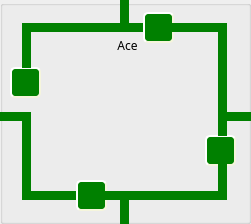
    <widget class="QGroupBox" name="groupBox_3">
     <property name="geometry">
      <rect>
       <x>60</x>
       <y>38</y>
       <width>251</width>
       <height>224</height>
      </rect>
     </property>
     <property name="title">
      <string/>
     </property>
     <widget class="QLabel" name="label_16">
      <property name="geometry">
       <rect>
        <x>100</x>
        <y>35</y>
        <width>55</width>
        <height>21</height>
       </rect>
      </property>
      <property name="font">
       <font>
        <family>Inter UI Medium</family>
       </font>
      </property>
      <property name="text">
       <string>Ace</string>
      </property>
      <property name="alignment">
       <set>Qt::AlignCenter</set>
      </property>
     </widget>
     <widget class="QPushButton" name="pushButton_12">
      <property name="geometry">
       <rect>
        <x>31</x>
        <y>191</y>
        <width>46</width>
        <height>9</height>
       </rect>
      </property>
      <property name="minimumSize">
       <size>
        <width>20</width>
        <height>4</height>
       </size>
      </property>
      <property name="maximumSize">
       <size>
        <width>100</width>
        <height>20</height>
       </size>
      </property>
      <property name="sizeIncrement">
       <size>
        <width>1</width>
        <height>1</height>
       </size>
      </property>
      <property name="styleSheet">
       <string notr="true">#pushButton_12{
background-color: green;
border-style: outset;
}
#pushButton_12:checked{
	background-color: red;
}</string>
      </property>
      <property name="text">
       <string/>
      </property>
      <property name="checkable">
       <bool>true</bool>
      </property>
     </widget>
     <widget class="QLabel" name="label_14">
      <property name="geometry">
       <rect>
        <x>44</x>
        <y>56</y>
        <width>158</width>
        <height>111</height>
       </rect>
      </property>
      <property name="styleSheet">
       <string notr="true">border-image: url(:/img/powSub.jpg);</string>
      </property>
      <property name="text">
       <string/>
      </property>
     </widget>
     <widget class="QPushButton" name="pushButton_8">
      <property name="geometry">
       <rect>
        <x>218</x>
        <y>112</y>
        <width>42</width>
        <height>9</height>
       </rect>
      </property>
      <property name="styleSheet">
       <string notr="true">#pushButton_8{
background-color: green;
border-style: outset;
}
#pushButton_8:checked{
	background-color: red;
}</string>
      </property>
      <property name="text">
       <string/>
      </property>
      <property name="checkable">
       <bool>true</bool>
      </property>
     </widget>
     <widget class="QPushButton" name="pushButton_21">
      <property name="geometry">
       <rect>
        <x>31</x>
        <y>23</y>
        <width>89</width>
        <height>9</height>
       </rect>
      </property>
      <property name="minimumSize">
       <size>
        <width>20</width>
        <height>4</height>
       </size>
      </property>
      <property name="maximumSize">
       <size>
        <width>100</width>
        <height>20</height>
       </size>
      </property>
      <property name="sizeIncrement">
       <size>
        <width>1</width>
        <height>1</height>
       </size>
      </property>
      <property name="styleSheet">
       <string notr="true">#pushButton_21{
background-color: green;
border-style: outset;
}
#pushButton_21:checked{
	background-color: red;
}</string>
      </property>
      <property name="text">
       <string/>
      </property>
      <property name="checkable">
       <bool>true</bool>
      </property>
     </widget>
     <widget class="QPushButton" name="pushButton_31">
      <property name="geometry">
       <rect>
        <x>10</x>
        <y>67</y>
        <width>31</width>
        <height>31</height>
       </rect>
      </property>
      <property name="minimumSize">
       <size>
        <width>31</width>
        <height>31</height>
       </size>
      </property>
      <property name="maximumSize">
       <size>
        <width>31</width>
        <height>31</height>
       </size>
      </property>
      <property name="styleSheet">
       <string notr="true">#pushButton_31{
border-image: url(:/img/relaySPDT.png);
background-color: green;
border-style: outset;
border-radius: 5px;
border-width:2px;
border-color:beige;
font-size:12px;
font-weight:100;
color: white;
max-width:23px;
max-height:23px;
min-width:23px;
min-height:23px;
padding:2px;

}
#pushButton_31:checked{
	background-color: red;
}</string>
      </property>
      <property name="text">
       <string/>
      </property>
      <property name="checkable">
       <bool>true</bool>
      </property>
     </widget>
     <widget class="QPushButton" name="pushButton_13">
      <property name="geometry">
       <rect>
        <x>129</x>
        <y>191</y>
        <width>89</width>
        <height>9</height>
       </rect>
      </property>
      <property name="minimumSize">
       <size>
        <width>26</width>
        <height>4</height>
       </size>
      </property>
      <property name="maximumSize">
       <size>
        <width>300</width>
        <height>40</height>
       </size>
      </property>
      <property name="sizeIncrement">
       <size>
        <width>1</width>
        <height>1</height>
       </size>
      </property>
      <property name="styleSheet">
       <string notr="true">#pushButton_13{
background-color: green;
border-style: outset;
}
#pushButton_13:checked{
	background-color: red;
}</string>
      </property>
      <property name="text">
       <string/>
      </property>
      <property name="checkable">
       <bool>true</bool>
      </property>
     </widget>
     <widget class="QPushButton" name="pushButton_25">
      <property name="geometry">
       <rect>
        <x>129</x>
        <y>23</y>
        <width>15</width>
        <height>9</height>
       </rect>
      </property>
      <property name="minimumSize">
       <size>
        <width>15</width>
        <height>4</height>
       </size>
      </property>
      <property name="maximumSize">
       <size>
        <width>100</width>
        <height>40</height>
       </size>
      </property>
      <property name="sizeIncrement">
       <size>
        <width>1</width>
        <height>1</height>
       </size>
      </property>
      <property name="styleSheet">
       <string notr="true">#pushButton_25{
background-color: green;
border-style: outset;
}
#pushButton_25:checked{
	background-color: red;
}</string>
      </property>
      <property name="text">
       <string/>
      </property>
      <property name="checkable">
       <bool>true</bool>
      </property>
     </widget>
     <widget class="QPushButton" name="pushButton_28">
      <property name="geometry">
       <rect>
        <x>120</x>
        <y>-1</y>
        <width>9</width>
        <height>33</height>
       </rect>
      </property>
      <property name="minimumSize">
       <size>
        <width>1</width>
        <height>1</height>
       </size>
      </property>
      <property name="maximumSize">
       <size>
        <width>1000</width>
        <height>1000</height>
       </size>
      </property>
      <property name="sizeIncrement">
       <size>
        <width>1</width>
        <height>1</height>
       </size>
      </property>
      <property name="styleSheet">
       <string notr="true">#pushButton_28{
background-color: green;
border-style: outset;
}
#pushButton_28:checked{
	background-color: red;
}</string>
      </property>
      <property name="text">
       <string/>
      </property>
      <property name="checkable">
       <bool>true</bool>
      </property>
     </widget>
     <widget class="QPushButton" name="pushButton_24">
      <property name="geometry">
       <rect>
        <x>205</x>
        <y>135</y>
        <width>31</width>
        <height>31</height>
       </rect>
      </property>
      <property name="minimumSize">
       <size>
        <width>31</width>
        <height>31</height>
       </size>
      </property>
      <property name="maximumSize">
       <size>
        <width>31</width>
        <height>31</height>
       </size>
      </property>
      <property name="styleSheet">
       <string notr="true">#pushButton_24{
border-image: url(:/img/relaySPDT.png);
background-color: green;
border-style: outset;
border-radius: 5px;
border-width:2px;
border-color:beige;
font-size:12px;
font-weight:100;
color: white;
max-width:23px;
max-height:23px;
min-width:23px;
min-height:23px;
padding:2px;

}
#pushButton_24:checked{
	background-color: red;
}</string>
      </property>
      <property name="text">
       <string/>
      </property>
      <property name="checkable">
       <bool>true</bool>
      </property>
     </widget>
     <widget class="QPushButton" name="pushButton_33">
      <property name="geometry">
       <rect>
        <x>22</x>
        <y>120</y>
        <width>9</width>
        <height>80</height>
       </rect>
      </property>
      <property name="styleSheet">
       <string notr="true">#pushButton_33{
background-color: green;
border-style: outset;
}
#pushButton_33:checked{
	background-color: red;
}</string>
      </property>
      <property name="text">
       <string/>
      </property>
      <property name="checkable">
       <bool>true</bool>
      </property>
     </widget>
     <widget class="QPushButton" name="pushButton_26">
      <property name="geometry">
       <rect>
        <x>218</x>
        <y>121</y>
        <width>9</width>
        <height>15</height>
       </rect>
      </property>
      <property name="styleSheet">
       <string notr="true">#pushButton_26{
background-color: green;
border-style: outset;
}
#pushButton_26:checked{
	background-color: red;
}</string>
      </property>
      <property name="text">
       <string/>
      </property>
      <property name="checkable">
       <bool>true</bool>
      </property>
     </widget>
     <widget class="QPushButton" name="pushButton_5">
      <property name="geometry">
       <rect>
        <x>76</x>
        <y>180</y>
        <width>31</width>
        <height>31</height>
       </rect>
      </property>
      <property name="minimumSize">
       <size>
        <width>31</width>
        <height>31</height>
       </size>
      </property>
      <property name="maximumSize">
       <size>
        <width>31</width>
        <height>31</height>
       </size>
      </property>
      <property name="styleSheet">
       <string notr="true">#pushButton_5{
border-image: url(:/img/relaySPDT.png);
background-color: green;
border-style: outset;
border-radius: 5px;
border-width:2px;
border-color:beige;
font-size:12px;
font-weight:100;
color: white;
max-width:23px;
max-height:23px;
min-width:23px;
min-height:23px;
padding:2px;

}
#pushButton_5:checked{
	background-color: red;
}</string>
      </property>
      <property name="text">
       <string/>
      </property>
      <property name="checkable">
       <bool>true</bool>
      </property>
     </widget>
     <widget class="QPushButton" name="pushButton_32">
      <property name="geometry">
       <rect>
        <x>-2</x>
        <y>112</y>
        <width>33</width>
        <height>9</height>
       </rect>
      </property>
      <property name="styleSheet">
       <string notr="true">#pushButton_32{
background-color: green;
border-style: outset;
}
#pushButton_32:checked{
	background-color: red;
}</string>
      </property>
      <property name="text">
       <string/>
      </property>
      <property name="checkable">
       <bool>true</bool>
      </property>
     </widget>
     <widget class="QPushButton" name="pushButton_11">
      <property name="geometry">
       <rect>
        <x>120</x>
        <y>191</y>
        <width>9</width>
        <height>33</height>
       </rect>
      </property>
      <property name="minimumSize">
       <size>
        <width>1</width>
        <height>1</height>
       </size>
      </property>
      <property name="maximumSize">
       <size>
        <width>1000</width>
        <height>1000</height>
       </size>
      </property>
      <property name="sizeIncrement">
       <size>
        <width>1</width>
        <height>1</height>
       </size>
      </property>
      <property name="styleSheet">
       <string notr="true">#pushButton_11{
background-color: green;
border-style: outset;
}
#pushButton_11:checked{
	background-color: red;
}</string>
      </property>
      <property name="text">
       <string/>
      </property>
      <property name="checkable">
       <bool>true</bool>
      </property>
     </widget>
     <widget class="QPushButton" name="pushButton_27">
      <property name="geometry">
       <rect>
        <x>143</x>
        <y>12</y>
        <width>31</width>
        <height>31</height>
       </rect>
      </property>
      <property name="minimumSize">
       <size>
        <width>31</width>
        <height>31</height>
       </size>
      </property>
      <property name="maximumSize">
       <size>
        <width>31</width>
        <height>31</height>
       </size>
      </property>
      <property name="styleSheet">
       <string notr="true">#pushButton_27{
border-image: url(:/img/relaySPDT.png);
background-color: green;
border-style: outset;
border-radius: 5px;
border-width:2px;
border-color:beige;
font-size:12px;
font-weight:100;
color: white;
max-width:23px;
max-height:23px;
min-width:23px;
min-height:23px;
padding:2px;

}
#pushButton_27:checked{
	background-color: red;
}</string>
      </property>
      <property name="text">
       <string/>
      </property>
      <property name="checkable">
       <bool>true</bool>
      </property>
     </widget>
     <widget class="QPushButton" name="pushButton_9">
      <property name="geometry">
       <rect>
        <x>218</x>
        <y>32</y>
        <width>9</width>
        <height>80</height>
       </rect>
      </property>
      <property name="styleSheet">
       <string notr="true">#pushButton_9{
background-color: green;
border-style: outset;
}
#pushButton_9:checked{
	background-color: red;
}</string>
      </property>
      <property name="text">
       <string/>
      </property>
      <property name="checkable">
       <bool>true</bool>
      </property>
     </widget>
     <widget class="QPushButton" name="pushButton_10">
      <property name="geometry">
       <rect>
        <x>218</x>
        <y>164</y>
        <width>9</width>
        <height>36</height>
       </rect>
      </property>
      <property name="styleSheet">
       <string notr="true">#pushButton_10{
background-color: green;
border-style: outset;
}
#pushButton_10:checked{
	background-color: red;
}</string>
      </property>
      <property name="text">
       <string/>
      </property>
      <property name="checkable">
       <bool>true</bool>
      </property>
     </widget>
     <widget class="QPushButton" name="pushButton_17">
      <property name="geometry">
       <rect>
        <x>22</x>
        <y>23</y>
        <width>9</width>
        <height>45</height>
       </rect>
      </property>
      <property name="styleSheet">
       <string notr="true">#pushButton_17{
background-color: green;
border-style: outset;
}
#pushButton_17:checked{
	background-color: red;
}</string>
      </property>
      <property name="text">
       <string/>
      </property>
      <property name="checkable">
       <bool>true</bool>
      </property>
     </widget>
     <widget class="QPushButton" name="pushButton_29">
      <property name="geometry">
       <rect>
        <x>105</x>
        <y>191</y>
        <width>15</width>
        <height>9</height>
       </rect>
      </property>
      <property name="minimumSize">
       <size>
        <width>15</width>
        <height>4</height>
       </size>
      </property>
      <property name="maximumSize">
       <size>
        <width>100</width>
        <height>40</height>
       </size>
      </property>
      <property name="sizeIncrement">
       <size>
        <width>1</width>
        <height>1</height>
       </size>
      </property>
      <property name="styleSheet">
       <string notr="true">#pushButton_29{
background-color: green;
border-style: outset;
}
#pushButton_29:checked{
	background-color: red;
}</string>
      </property>
      <property name="text">
       <string/>
      </property>
      <property name="checkable">
       <bool>true</bool>
      </property>
     </widget>
     <widget class="QPushButton" name="pushButton_20">
      <property name="geometry">
       <rect>
        <x>172</x>
        <y>23</y>
        <width>55</width>
        <height>9</height>
       </rect>
      </property>
      <property name="minimumSize">
       <size>
        <width>20</width>
        <height>4</height>
       </size>
      </property>
      <property name="maximumSize">
       <size>
        <width>100</width>
        <height>20</height>
       </size>
      </property>
      <property name="sizeIncrement">
       <size>
        <width>1</width>
        <height>1</height>
       </size>
      </property>
      <property name="styleSheet">
       <string notr="true">#pushButton_20{
background-color: green;
border-style: outset;
}
#pushButton_20:checked{
	background-color: red;
}</string>
      </property>
      <property name="text">
       <string/>
      </property>
      <property name="checkable">
       <bool>true</bool>
      </property>
     </widget>
    </widget>
